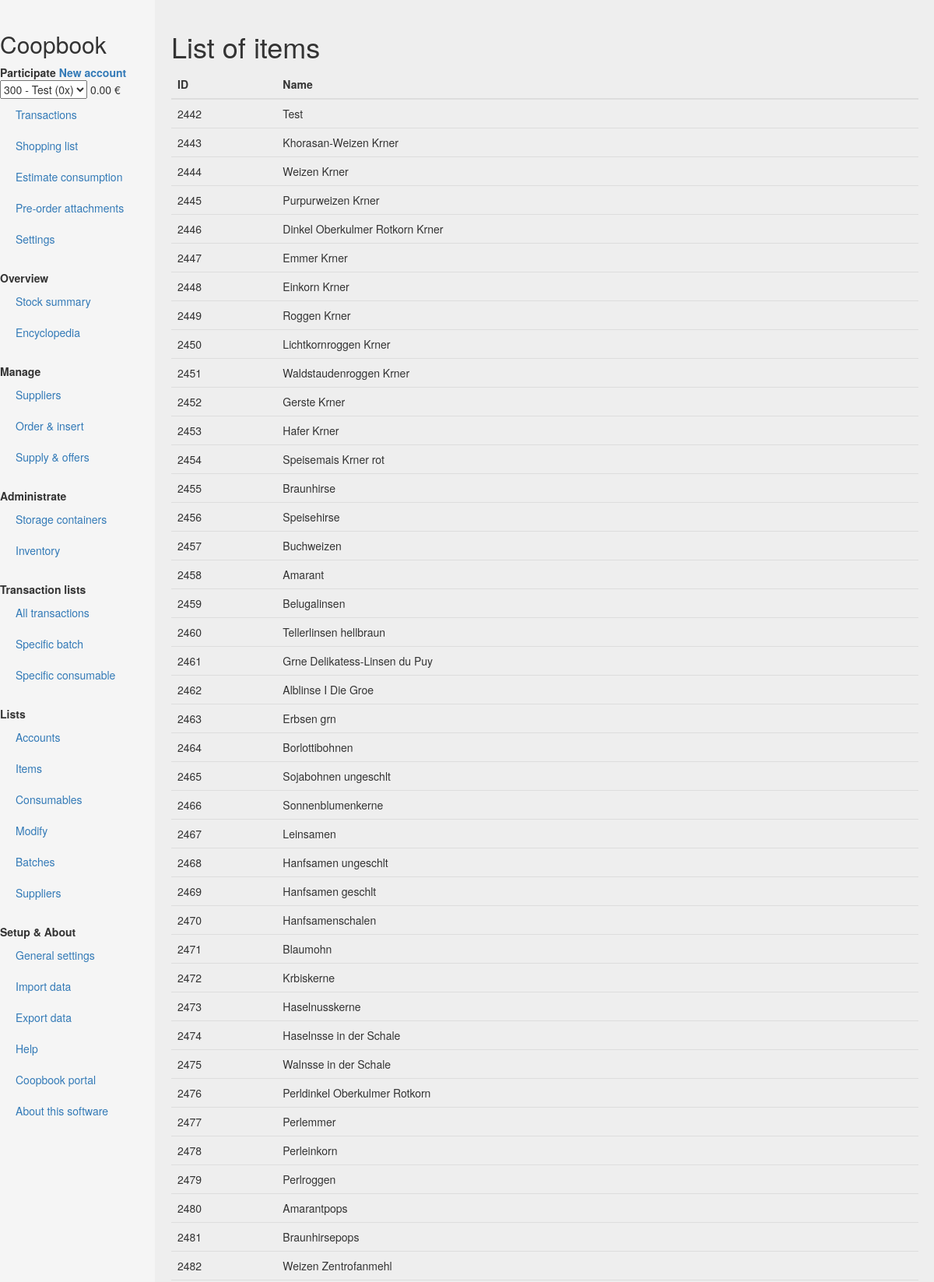
Screenshot of /itemlist (upper part) with the database file from the repository.
### core/models.py (models this page shows, shortened)
class Item(models.Model):
    name = models.CharField(max_length=100)

### core/views.py (the view)
# urls.py: url(r'^itemlist$', views.itemlist),
def itemlist(request):
    template = loader.get_template('core/itemlist.html')
    items = Item.objects.all()
    itemlist = sorted(list(items), key=lambda t: t.id)
    context = {"itemlist" : itemlist}
    return HttpResponse(template.render({**global_context(request), **context}, request))

### core/models.py (called while the page is built)
    def __str__(self):
        rate = self.calc_rate(datetime=datetime.datetime.now())
        return "{} - {} ({}x)".format(str(self.id), self.name, rate)

    def calc_rate(self, datetime):
        current_phases = AccPayPhase.objects.filter(account = self.id).filter(Q(start=None)|Q(start__lte=datetime)).filter(Q(end=None)|Q(end__gte=datetime))
        if not current_phases:
            rate = 0
        else:
            rate = 1
            for payphase in current_phases:
                rate = rate * payphase.rate
        return rate

    @property
    def balance_str(self):
        self.calc_balance()
        return "{} €".format(format(self.balance,'.2f'))

    def calc_balance(self):
        balance = 0
        charges = Charge.objects.filter(account=self)
        for charge in charges:
            if charge.to_balance == True:
                balance += charge.value
            else:
                pass
        self.balance = balance
        self.save()

### core/views.py (called while the page is built)
def global_context(request):
    accounts = Account.objects.all()
    global selected_account
    balance = selected_account.balance_str
    current_path = request.get_full_path()
    context = {"accounts": accounts, "balance" : balance, "selected_account" : selected_account, "current_path" : current_path, }
    return context

### core/templates/core/itemlist.html (shortened to what this page needs)
{% extends "core/base.html" %}
{% block heading %}List of items{% endblock %}
{% block content %}
<table class="table">
          <thead>
            <th>ID</th>
            <th>Name</th>
          </thead>
          <tbody>
          {% for item in itemlist %}
            <tr>
              <td>{{ item.id }}</td>
              <td>{{ item.name }}</td>
            </tr>
          {% endfor %}
          </tbody>
        </table>
{% endblock %}

### rows the page displays
Item: id "2442", name "Test"
Item: id "2443", name "Khorasan-Weizen Krner"
Item: id "2444", name "Weizen Krner"
Item: id "2445", name "Purpurweizen Krner"
Item: id "2446", name "Dinkel Oberkulmer Rotkorn Krner"
Item: id "2447", name "Emmer Krner"
Item: id "2448", name "Einkorn Krner"
Item: id "2449", name "Roggen Krner"
Item: id "2450", name "Lichtkornroggen Krner"
Item: id "2451", name "Waldstaudenroggen Krner"
Item: id "2452", name "Gerste Krner"
Item: id "2453", name "Hafer Krner"
Item: id "2454", name "Speisemais Krner rot"
Item: id "2455", name "Braunhirse"
Item: id "2456", name "Speisehirse"
Item: id "2457", name "Buchweizen"
Item: id "2458", name "Amarant"
Item: id "2459", name "Belugalinsen"
Item: id "2460", name "Tellerlinsen hellbraun"
Item: id "2461", name "Grne Delikatess-Linsen du Puy"
Item: id "2462", name "Alblinse I Die Groe"
Item: id "2463", name "Erbsen grn"
Item: id "2464", name "Borlottibohnen"
Item: id "2465", name "Sojabohnen ungeschlt"
Item: id "2466", name "Sonnenblumenkerne"
Item: id "2467", name "Leinsamen"
Item: id "2468", name "Hanfsamen ungeschlt"
Item: id "2469", name "Hanfsamen geschlt"
Item: id "2470", name "Hanfsamenschalen"
Item: id "2471", name "Blaumohn"
Item: id "2472", name "Krbiskerne"
Item: id "2473", name "Haselnusskerne"
Item: id "2474", name "Haselnsse in der Schale"
Item: id "2475", name "Walnsse in der Schale"
Item: id "2476", name "Perldinkel Oberkulmer Rotkorn"
Item: id "2477", name "Perlemmer"
Item: id "2478", name "Perleinkorn"
Item: id "2479", name "Perlroggen"
Item: id "2480", name "Amarantpops"
Item: id "2481", name "Braunhirsepops"
Item: id "2482", name "Weizen Zentrofanmehl"

### other values shown
{{ balance }} "0.00 €"
form field account_id "300 - Test (0x)"
